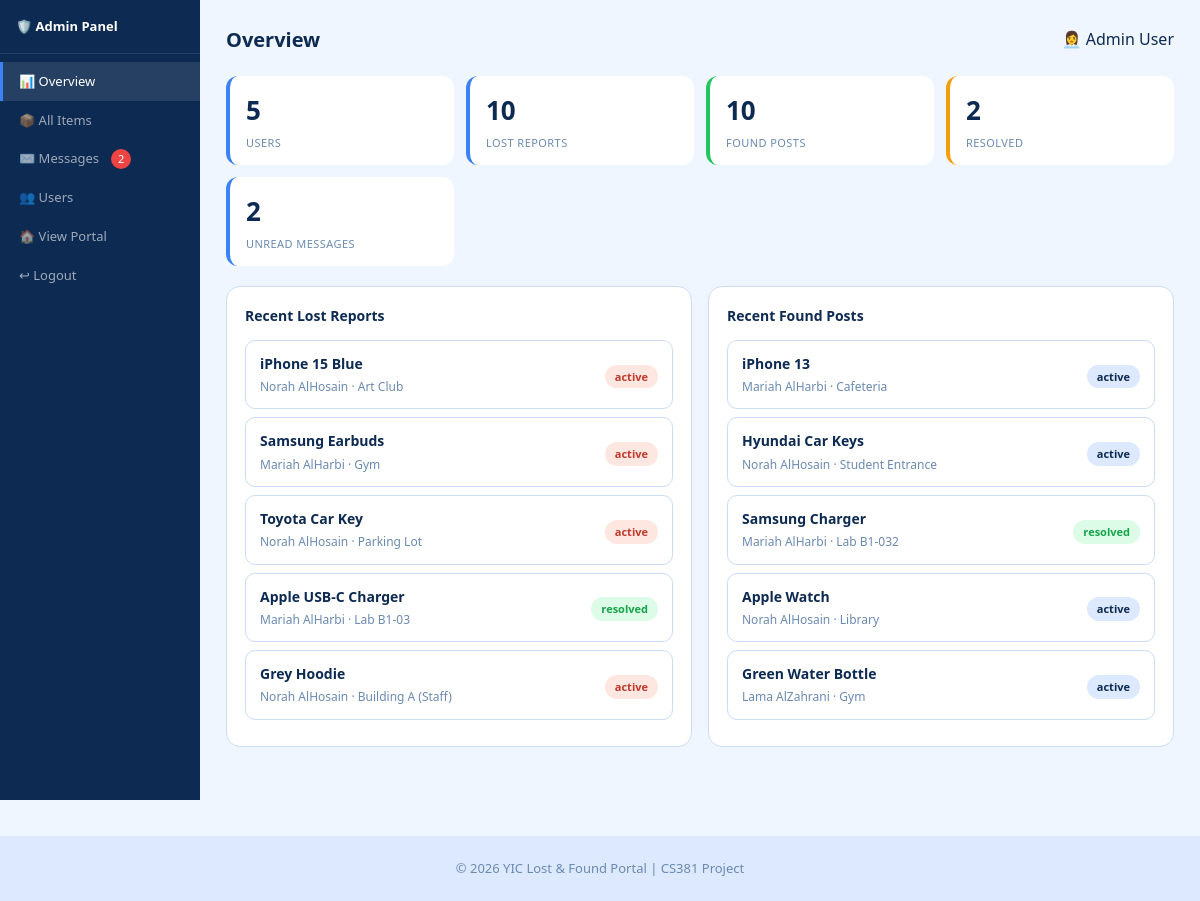
Page /Pages/admin.php (signed in) on the committed database.
### tables this page shows
CREATE TABLE lost_items (
    id INT AUTO_INCREMENT PRIMARY KEY,
    user_id INT NOT NULL,
    title VARCHAR(120) NOT NULL,
    category VARCHAR(50) NOT NULL,
    location VARCHAR(120) NOT NULL,
    date_lost DATE NOT NULL,
    description TEXT NOT NULL,
    contact VARCHAR(120) NOT NULL,
    reward VARCHAR(80) DEFAULT '',
    image_path VARCHAR(255) DEFAULT '',
    status VARCHAR(20) DEFAULT 'active',
    created_at TIMESTAMP DEFAULT CURRENT_TIMESTAMP,
    FOREIGN KEY (user_id) REFERENCES users(id) ON DELETE CASCADE
);

CREATE TABLE users (
    id INT AUTO_INCREMENT PRIMARY KEY,
    name VARCHAR(100) NOT NULL,
    email VARCHAR(255) NOT NULL UNIQUE,
    password VARCHAR(255) NOT NULL,
    role ENUM('student', 'admin') DEFAULT 'student',
    created_at TIMESTAMP DEFAULT CURRENT_TIMESTAMP
);

CREATE TABLE found_items (
    id INT AUTO_INCREMENT PRIMARY KEY,
    user_id INT NOT NULL,
    title VARCHAR(120) NOT NULL,
    category VARCHAR(50) NOT NULL,
    location VARCHAR(120) NOT NULL,
    date_found DATE NOT NULL,
    description TEXT NOT NULL,
    contact VARCHAR(120) NOT NULL,
    held_at VARCHAR(50) DEFAULT 'self',
    image_path VARCHAR(255) DEFAULT '',
    status VARCHAR(20) DEFAULT 'active',
    created_at TIMESTAMP DEFAULT CURRENT_TIMESTAMP,
    FOREIGN KEY (user_id) REFERENCES users(id) ON DELETE CASCADE
);

### includes/auth.php (called while the page is built, shortened)
<?php
function e($string) {
    return htmlspecialchars($string, ENT_QUOTES, 'UTF-8');
}
?>

### Pages/admin.php (the view, shortened to what this page needs)
<?php
require_once '../includes/db.php';
require_once '../includes/auth.php';
$section = $_GET['section'] ?? 'overview';
$totalUsers= $pdo->query("SELECT COUNT(*) FROM users")->fetchColumn();
$totalLost= $pdo->query("SELECT COUNT(*) FROM lost_items")->fetchColumn();
$totalFound= $pdo->query("SELECT COUNT(*) FROM found_items")->fetchColumn();
$unreadMessages= $pdo->query("SELECT COUNT(*) FROM messages WHERE is_read = 0")->fetchColumn();
$resolved= $pdo->query("SELECT (SELECT COUNT(*) FROM lost_items WHERE status='resolved') + (SELECT COUNT(*) FROM found_items WHERE status='resolved')")->fetchColumn();
$recentLost = $pdo->query("SELECT l.*, u.name AS reporter FROM lost_items  l JOIN users u ON u.id = l.user_id ORDER BY l.created_at DESC LIMIT 5")->fetchAll();
$recentFound = $pdo->query("SELECT f.*, u.name AS reporter FROM found_items f JOIN users u ON u.id = f.user_id ORDER BY f.created_at DESC LIMIT 5")->fetchAll();
?>
<!DOCTYPE html>
<html lang="en">
<head>
    <link rel="stylesheet" href="../Style/style.css">
</head>
<body>
<div class="admin-page">
    <div class="admin-left-bar">
        <div class="admin-logo-box">🛡️ Admin Panel</div>
        <nav class="admin-menu">
            <a href="admin.php?section=overview"  class="admin-menu-item <?php echo $section === 'overview'  ? 'active' : ''; ?>">📊 Overview</a>
            <a href="admin.php?section=items"     class="admin-menu-item <?php echo $section === 'items'     ? 'active' : ''; ?>">📦 All Items</a>
            <a href="admin.php?section=messages"  class="admin-menu-item <?php echo $section === 'messages'  ? 'active' : ''; ?>">
                ✉️ Messages
                <?php if ($unreadMessages > 0): ?>
                    <span style="background:#ef4444;color:#fff;border-radius:99px;padding:1px 7px;font-size:11px;margin-left:4px"><?php echo $unreadMessages; ?></span>
                <?php endif; ?>
            </a>
            <a href="admin.php?section=users" class="admin-menu-item <?php echo $section === 'users'? 'active' : ''; ?>">👥 Users</a>
            <a href="index.php" class="admin-menu-item">🏠 View Portal</a>
            <a href="logout.php" class="admin-menu-item">↩ Logout</a>
        </nav>
    </div>
    <div class="admin-main-area">
        <div class="admin-top-strip">
            <h1><?php echo ucfirst($section); ?></h1>
            <span>👩‍💼 <?php echo e($_SESSION['user_name']); ?></span>
        </div>
        <?php if ($section === 'overview'): ?>
            <div class="stat-cards-row">
                <div class="stat-card"><div class="big-number"><?php echo $totalUsers; ?></div><div class="small-label">Users</div></div>
                <div class="stat-card"><div class="big-number"><?php echo $totalLost; ?></div><div class="small-label">Lost Reports</div></div>
                <div class="stat-card green"><div class="big-number"><?php echo $totalFound; ?></div><div class="small-label">Found Posts</div></div>
                <div class="stat-card orange"><div class="big-number"><?php echo $resolved; ?></div><div class="small-label">Resolved</div></div>
                <div class="stat-card <?php echo $unreadMessages > 0 ? 'red' : ''; ?>">
                    <div class="big-number"><?php echo $unreadMessages; ?></div>
                    <div class="small-label">Unread Messages</div>
                </div>
            </div>
            <div class="two-col-grid">
                <div class="white-box">
                    <h3>Recent Lost Reports</h3>
                    <?php foreach ($recentLost as $item): ?>
                        <div class="my-item-row">
                            <div class="my-item-text">
                                <div class="item-name"><?php echo e($item['title']); ?></div>
                                <div class="item-sub"><?php echo e($item['reporter']); ?> · <?php echo e($item['location']); ?></div>
                            </div>
                            <span class="tag <?php echo $item['status'] === 'resolved' ? 'tag-resolved' : 'tag-lost'; ?>">
                                <?php echo $item['status']; ?>
                            </span>
                        </div>
                    <?php endforeach; ?>
                </div>
                <div class="white-box">
                    <h3>Recent Found Posts</h3>
                    <?php foreach ($recentFound as $item): ?>
                        <div class="my-item-row">
                            <div class="my-item-text">
                                <div class="item-name"><?php echo e($item['title']); ?></div>
                                <div class="item-sub"><?php echo e($item['reporter']); ?> · <?php echo e($item['location']); ?></div>
                            </div>
                            <span class="tag <?php echo $item['status'] === 'resolved' ? 'tag-resolved' : 'tag-found'; ?>">
                                <?php echo $item['status']; ?>
                            </span>
                        </div>
                    <?php endforeach; ?>
                </div>
            </div>
        <?php endif; ?>
    </div>
</div>
<footer><p>&copy; 2026 YIC Lost &amp; Found Portal | CS381 Project</p></footer>
</body>
</html>

### Style/style.css (style rules this page uses)
* { margin: 0; padding: 0; box-sizing: border-box; }
body { font-family: 'Segoe UI', Arial, sans-serif; background: #f0f6ff; color: #0d2a52; line-height: 1.6; }
a { text-decoration: none; color: inherit; }
.tag { display: inline-block; padding: 3px 10px; border-radius: 20px; font-size: 11px; font-weight: 600; margin-top: 4px; }
.tag-lost { background: #fee7e0; color: #c0392b; }
.tag-found { background: #dce9ff; color: #0d2a52; }
.tag-resolved { background: #dcfce7; color: #16a34a; }
.my-item-row { background: white; border-radius: 10px; padding: 12px 14px; display: flex; align-items: center; gap: 10px; margin-bottom: 8px; border: 1px solid #ccddf5; transition: .15s; }
.my-item-text { flex: 1; min-width: 0; }
.my-item-text .item-name { font-weight: 600; font-size: 14px; white-space: nowrap; overflow: hidden; text-overflow: ellipsis; }
.my-item-text .item-sub { font-size: 12px; color: #6b8ab0; margin-top: 2px; }
.admin-page { display: flex;min-height: 100vh; }
.admin-left-bar { width: 200px; background: #0d2a52; flex-shrink: 0; display: flex; flex-direction: column; }
.admin-logo-box { padding: 16px; border-bottom: 1px solid rgba(255,255,255,.1); color: white; font-size: 13px; font-weight: 700; }
.admin-menu { padding: 8px 0;flex: 1; }
.admin-menu-item { display: flex; align-items: center; gap: 8px; padding: 9px 16px; font-size: 13px; font-weight: 500; color: rgba(255,255,255,.6); cursor: pointer; transition: .15s; border: none; background: none; width: 100%; text-align: left; border-left: 3px solid transparent; }
.admin-menu-item.active { background: rgba(255,255,255,.1); color: white; border-left-color: #3b82f6; }
.admin-main-area { flex: 1;background: #f0f6ff; padding: 24px 26px; overflow-x: auto; }
.admin-top-strip { display: flex; align-items: center; justify-content:space-between; margin-bottom: 20px; flex-wrap: wrap; gap:10px; }
.admin-top-strip h1 { font-size: 20px; font-weight: 700; }
.stat-cards-row { display: grid; grid-template-columns: repeat(4, 1fr); gap: 12px; margin-bottom: 20px; }
.stat-card { background: white; border-radius: 12px; padding: 14px 16px; border-left: 4px solid #3b82f6; }
.stat-card.green { border-left-color: #22c55e; }
.stat-card.orange { border-left-color: #f59e0b; }
.stat-card .big-number { font-size: 26px; font-weight: 700; }
.stat-card .small-label { font-size: 11px; color: #6b8ab0; margin-top:2px; text-transform:uppercase; letter-spacing: .04em; }
.two-col-grid { display: grid; grid-template-columns:1fr 1fr; gap: 16px; }
.white-box { background: white; border-radius: 14px; border: 1px solid #ccddf5; padding: 18px; }
.white-box h3 { font-size: 14px; font-weight: 600; margin-bottom: 12px; }
footer { text-align: center; padding: 22px; background: #dce9ff; color: #6b8ab0; font-size: 13px; margin-top: 36px; }

### rows in the picture
lost_items: title "iPhone 15 Blue", user.name "Norah AlHosain", location "Art Club", status "active"
lost_items: title "Samsung Earbuds", user.name "Mariah AlHarbi", location "Gym", status "active"
lost_items: title "Toyota Car Key", user.name "Norah AlHosain", location "Parking Lot", status "active"
lost_items: title "Apple USB-C Charger", user.name "Mariah AlHarbi", location "Lab B1-03", status "resolved"
lost_items: title "Grey Hoodie", user.name "Norah AlHosain", location "Building A (Staff)", status "active"
found_items: title "iPhone 13", user.name "Mariah AlHarbi", location "Cafeteria", status "active"
found_items: title "Hyundai Car Keys", user.name "Norah AlHosain", location "Student Entrance", status "active"
found_items: title "Samsung Charger", user.name "Mariah AlHarbi", location "Lab B1-032", status "resolved"
found_items: title "Apple Watch", user.name "Norah AlHosain", location "Library", status "active"
found_items: title "Green Water Bottle", user.name "Lama AlZahrani", location "Gym", status "active"

### other values in the picture
$unreadMessages "2"
$section "Overview"
$_SESSION['user_name'] "Admin User"
$totalUsers "5"
$totalLost "10"
$totalFound "10"
$resolved "2"
